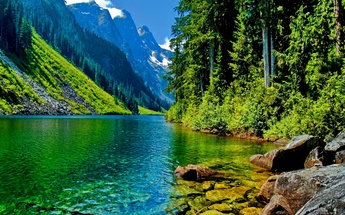
%> input picture PROCESAMIENTO DIGITAL DE IMAGENES/paisaje2.jpg, 345 x 215 px, shrunk from 1600 x 1000 before the run
$ octave PDI_Practica7.m   (GNU Octave 9; MATLAB toolbox functions it lacks are replaced by stand-ins)
%> lines starting %> are read from the running program, lines starting %| are printed output that depends on the picture
clear all
close all

img = imread('paisaje2.jpg');
%> img is the input picture: size 215x345x3 uint8; mean R, G, B 54, 95.3, 62.9
img1 = imread('edificios.jpg');
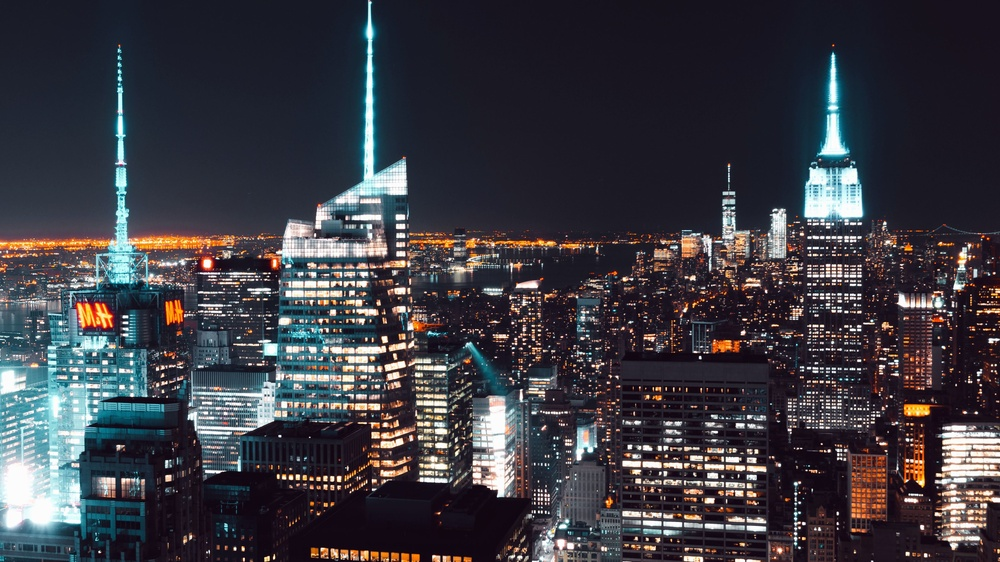
%> input picture PROCESAMIENTO DIGITAL DE IMAGENES/edificios.jpg, 1000 x 562 px, shrunk from 4642 x 2611 before the run
%> img1 is the input picture: size 562x1000x3 uint8; mean R, G, B 59.9, 59.1, 66.5
img2 = imread('fauna.jpg');
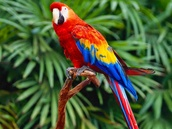
%> input picture PROCESAMIENTO DIGITAL DE IMAGENES/fauna.jpg, 172 x 129 px, shrunk from 800 x 600 before the run
%> img2 is the input picture: size 129x172x3 uint8; mean R, G, B 79.6, 94.4, 55.9
img3 = imread('colores1.jpg');
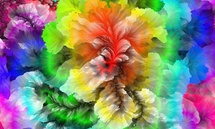
%> input picture PROCESAMIENTO DIGITAL DE IMAGENES/colores1.jpg, 215 x 129 px, shrunk from 1000 x 600 before the run
%> img3 is the input picture: size 129x215x3 uint8; mean R, G, B 136.8, 133.9, 116.4

imgNueva = img;
figure(1)
imshow(img)
%> (the run ends here)
